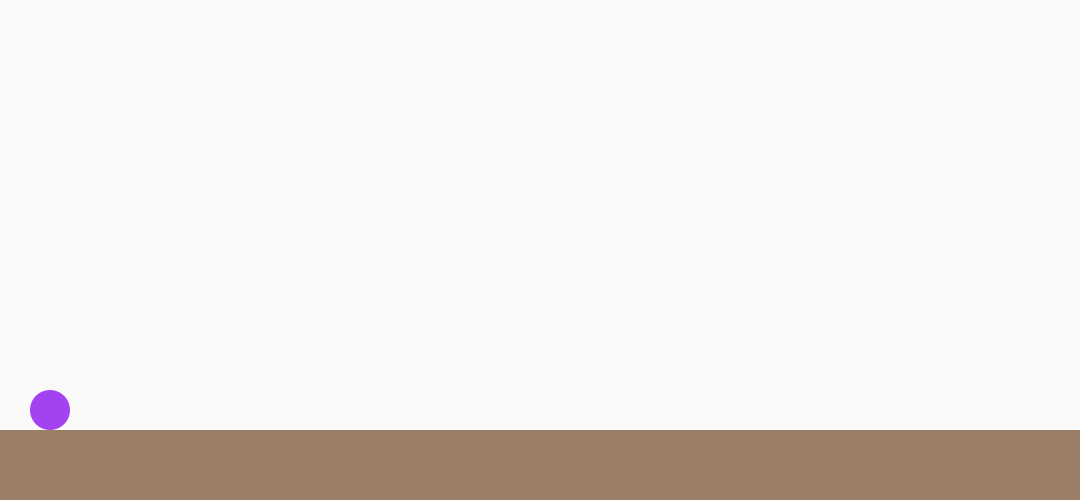
Frame 1 (no input)
Frame 60 (the mouse pressed at the canvas centre just before this capture): identical to frame 1, image omitted
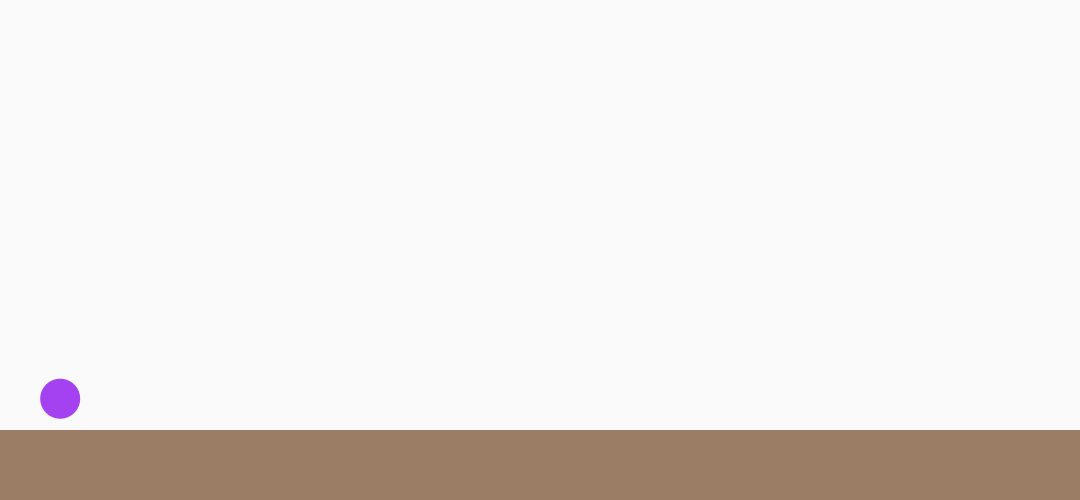
Frame 120 (the mouse held since frame 60 and released just before this capture)

The Processing sketch that drew these frames (run headless with seeded random() and noise(); from frame 60 on, the mouse is pressed at the canvas centre):

// Processing sketch: sketch_3_cannon
// ── sketch_3_cannon.pde
Mover m;

PVector gravity;
PVector force;
PVector friction;
PVector airResistance;
float coeff;


void setup(){
  size (1080,500);
  m = new Mover(2.0, 50,height-70);
  
  m.location.y = height-70-20;
 
}

void draw(){
  background(250);
  PVector gravity = new PVector(0,0.01);
  PVector force = new PVector(.7,-.7);
  fill(155,124,100);
  rect(0,height-70,width,height); //Floor
  coeff = 0.5;
  
  airResistance = m.velocity;
  airResistance.mult(-1);
  airResistance.normalize();
  airResistance.mult(coeff);
  m.applyForce(gravity);
  m.applyForce(airResistance);
  
  m.display();
  m.update();
 
  
  
  if (mousePressed == true){
    m.applyForce(force);
  }
}

// ── Mover.pde
class Mover{
  
  float mass,x,y,radius,diameter,bot,top,left,right;
  color c;
  PVector location, acceleration, velocity;
  
  Mover (float mass, float x, float y){
    this.mass = mass;
    this.diameter = mass*20;
    this.radius = this.diameter/2;
    location = new PVector (x,y);
    velocity = new PVector (0,0);
    left = diameter;
    right = width-diameter;
    top = diameter;
    bot = height - 70;
    acceleration = new PVector (0,0);
    c = color (random(255),random(255),random(255));
    noStroke();
  }
  
  void update(){
     velocity.add(acceleration);
     location.add(velocity);
     acceleration.mult(0);
     this.checkEdges();
  }
  void display(){
     fill(c);
     noStroke();
     ellipse(location.x,location.y,mass*20, mass*20);
  }
  
  void applyForce(PVector force){
    PVector addition = PVector.div(force,this.mass);
    acceleration.add(addition);
  }
  
  void checkEdges(){
   
     if (location.y + radius > bot) {
        location.y = bot - radius;
     
    }
  }
}
